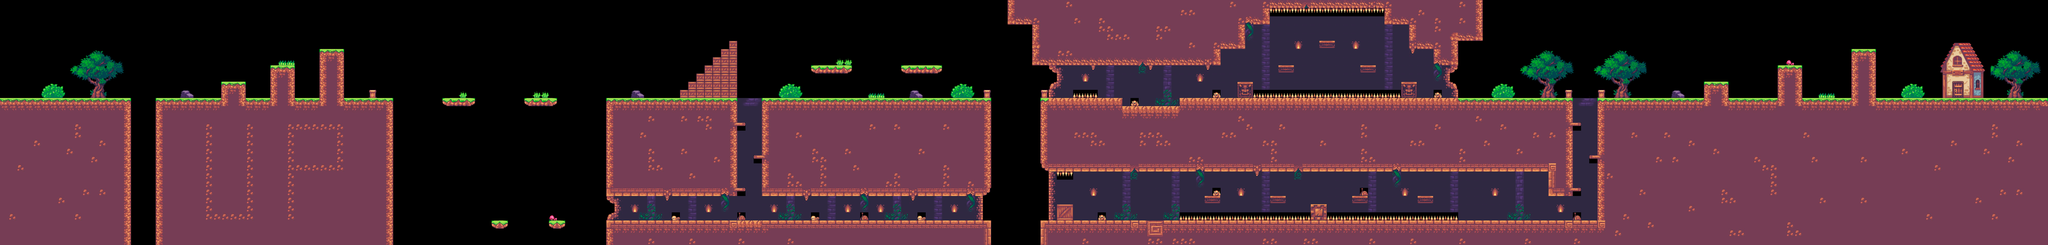

Rendered tile map (Tiled .tmx) drawn with the repository's tilesets; below, a short description and the map source with its tile grids summarised:
An orthogonal 250x30 tile map with 32x32 px tiles, 1 tile layer (Plataformes), 3 hidden layers not drawn, 4 tilesets.

<map version="1.9" tiledversion="1.9.2" orientation="orthogonal" renderorder="right-down" width="250" height="30" tilewidth="32" tileheight="32" infinite="0" nextlayerid="7" nextobjectid="1">
 <tileset firstgid="1" name="tileset_terrain" tilewidth="32" tileheight="32" tilecount="575" columns="25">
  <image source="tileset.png" width="800" height="736" />
 </tileset>
 <tileset firstgid="576" name="tileset_props" tilewidth="32" tileheight="32" tilecount="364" columns="26">
  <image source="props.png" trans="898989" width="832" height="448" />
 </tileset>
 <tileset firstgid="940" name="MapMetadata" tilewidth="32" tileheight="32" spacing="1" tilecount="2" columns="2">
  <image source="MapMetadata.png" width="67" height="34" />
 </tileset>
 <tileset firstgid="942" source="MetadataPrueba.tsx" />
 <layer id="5" name="Fondo" width="250" height="30" visible="0">
  <properties>
   <property name="Draw" type="bool" value="true" />
   <property name="Navigation" type="bool" value="true" />
  </properties>
  <data>[7500 cells, 87 non-empty, 5 distinct tile ids]</data>
 </layer>
 <layer id="3" name="Plataformes" width="250" height="30">
  <properties>
   <property name="Draw" type="bool" value="true" />
  </properties>
  <data>[7500 cells, 4906 non-empty, 208 distinct tile ids]</data>
 </layer>
 <layer id="4" name="Collider" width="250" height="30" visible="0">
  <properties>
   <property name="Collider" type="bool" value="true" />
   <property name="Draw" type="bool" value="false" />
  </properties>
  <data>[7500 cells, 840 non-empty, 2 distinct tile ids]</data>
 </layer>
 <layer id="6" name="Navigation" width="250" height="30" visible="0">
  <properties>
   <property name="Navigation" type="bool" value="true" />
  </properties>
  <data>[7500 cells, 6275 non-empty, 3 distinct tile ids]</data>
 </layer>
</map>
